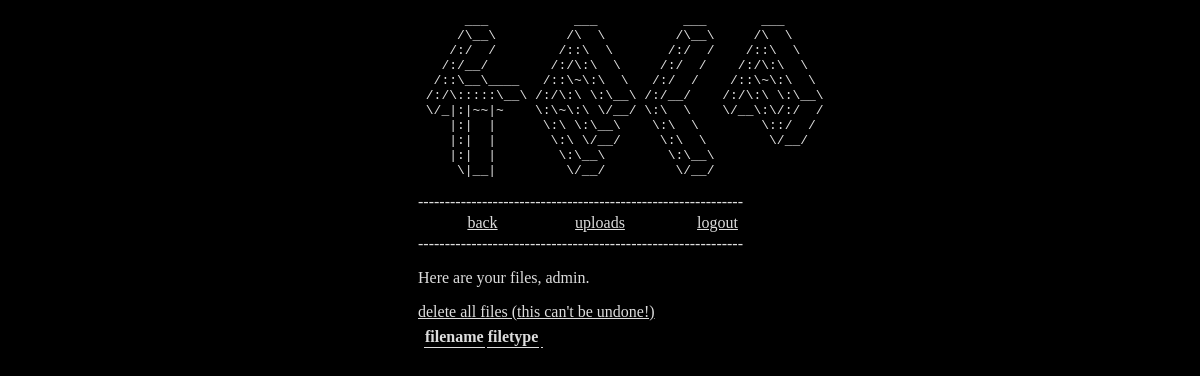
Before: /files (signed in) with the older database file.
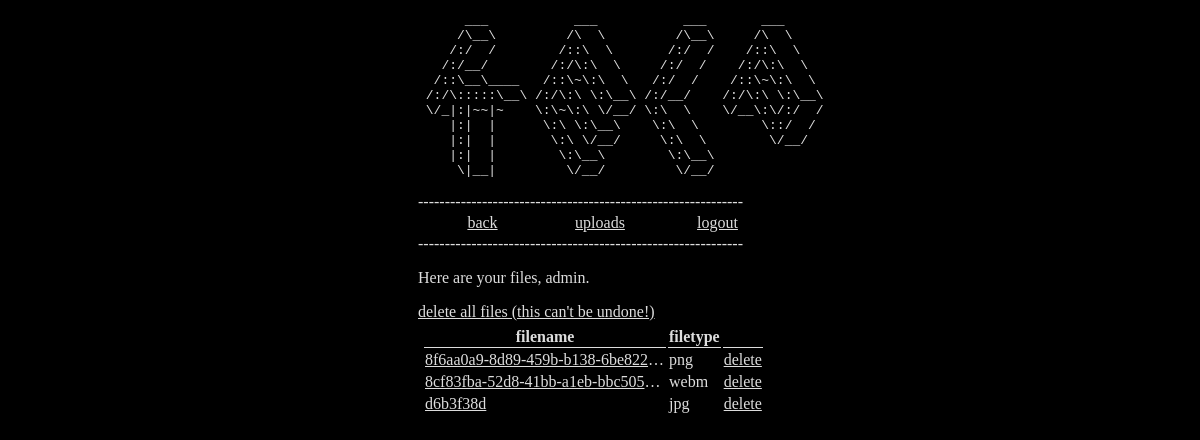
After: the same page with the newer database file.
### tables this page shows
CREATE TABLE "users" (
	`uid`	INTEGER NOT NULL PRIMARY KEY AUTOINCREMENT,
	`date_added`	DATE NOT NULL,
	`username`	TEXT NOT NULL,
	`password`	TEXT NOT NULL,
	`access_level`	INTEGER NOT NULL DEFAULT 1,
	`upload_key`	TEXT NOT NULL
);

CREATE TABLE `files` (
	`fid`	INTEGER NOT NULL PRIMARY KEY AUTOINCREMENT,
	`corr_uid`	INTEGER NOT NULL,
	`filetype`	TEXT NOT NULL,
	`filename`	TEXT NOT NULL
);

### main.py (the view)
@app.route('/files')
def files():
	if session.get('username') != None and get_acc_level(session['username']) == 3:
		cur.execute("SELECT * FROM files")
		files=cur.fetchall()
		return render_template('files.html', session=session, files=files)
	elif session.get('username') != None:
		username = session.get('username')
		uid = get_uid_from_username(username)
		cur.execute("SELECT * FROM files WHERE corr_uid=?", (uid,))
		files=cur.fetchall()
		return render_template('files.html', session=session, files=files)
	else:
		return render_template('files.html', session=session)

### main.py (called while the page is built)
def get_acc_level(user):
	cur.execute("SELECT access_level FROM users WHERE username=?", (user,))
	privilege = cur.fetchone()
	return privilege[0]

def get_uid_from_username(username):
	cur.execute("SELECT uid FROM users WHERE username=?", (username,))
	uid = cur.fetchone()
	return uid[0]

### templates/files.html (shortened to what this page needs)
<!DOCTYPE html>
<html>
	<head>
		<link rel="stylesheet" type="text/css" href="static/global.css">
	</head>
	<body>
		<div class="wrapper">
		<pre class="title">
      ___           ___           ___       ___
     /\__\         /\  \         /\__\     /\  \
    /:/  /        /::\  \       /:/  /    /::\  \
   /:/__/        /:/\:\  \     /:/  /    /:/\:\  \
  /::\__\____   /::\~\:\  \   /:/  /    /::\~\:\  \
 /:/\:::::\__\ /:/\:\ \:\__\ /:/__/    /:/\:\ \:\__\
 \/_|:|~~|~    \:\~\:\ \/__/ \:\  \    \/__\:\/:/  /
    |:|  |      \:\ \:\__\    \:\  \        \::/  /
    |:|  |       \:\ \/__/     \:\  \        \/__/
    |:|  |        \:\__\        \:\__\
     \|__|         \/__/         \/__/
		</pre>
		<p class="separator">-------------------------------------------------------------</p>
		<div class="links">
			<a href="/">back</a>
			<a href="/upload">uploads</a>
			{% if session['username'] is defined %}
			<a href="/logout">logout</a>
			{% else %}
			<a href="/login">login</a>
			{% endif %}
		</div>
		<p class="separator">-------------------------------------------------------------</p>
		{% if session['username'] is defined %}
		<p>Here are your files, {{session['username']}}.</p>
		<a href="/delete/all">delete all files (this can't be undone!)</a>
		{% if files is defined %}
			<table>
				<thead>
					<th>filename</th>
					<th>filetype</th>
					<th></th>
				</thead>
					{% for file in files %}
						<tr>
							<td class="filename"><a href="/{{file[3]}}.{{file[2]}}">{{file[3]}}</a></td>
							<td>{{file[2]}}</td>
							<td><a href="/delete/{{file[3]}}.{{file[2]}}">delete</a></td>
						</tr>
					{% endfor %}
			</table>
		{% else %}
			<p>you don't have any files.</p>
		{% endif %}
		{% else %}
		<p>not logged in.</p>
		{% endif %}
		</div>
	</body>
</html>

### static/global.css (style rules this page uses)
html { font-family: 'main'; background-color: #000000; color: #DDDDDD; font-size: 1em; }
a { color: #DDDDDD; }
table { border: none; padding: 4px; }
th { border-bottom: 1px solid #DDDDDD; }
.wrapper { margin: auto; width: 364px; }
.title { white-space: pre; margin-bottom: 0px; }
.separator { margin-top: 0px; margin-bottom: 0px; overflow-x: hidden; }
.links { text-align: center; width: 100%; display: flex; flex-wrap: no-wrap; justify-content: space-evenly; }
.links a { width: 100px; padding: 3px; }
.filename { max-width: 240px; white-space: nowrap; overflow: hidden; text-overflow:ellipsis; }

Changed rows visible on the page:
added files: filename "8f6aa0a9-8d89-459b-b138-6be822…", filetype "png"
added files: filename "8cf83fba-52d8-41bb-a1eb-bbc505…", filetype "webm"
added files: filename "d6b3f38d", filetype "jpg"
